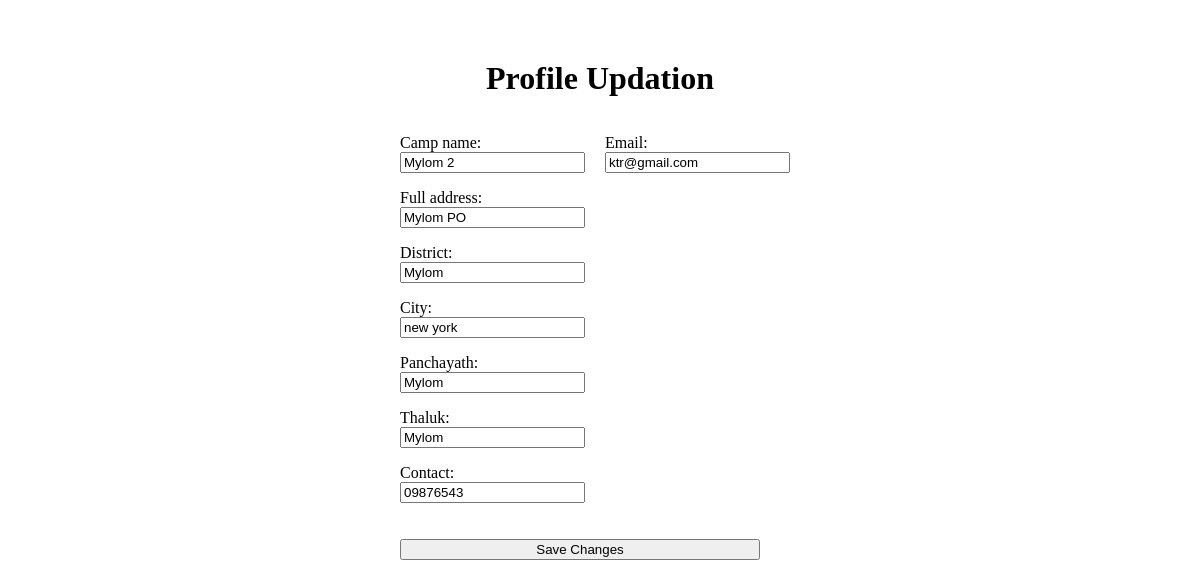
The page /editcamp/ (signed in) on the database its author committed.
### app/models.py (models this page shows)
class Camp(models.Model):
    camp_name=models.CharField(max_length=100)
    full_address=models.CharField(max_length=150)
    district=models.CharField(max_length=100)
    city=models.CharField(max_length=100)
    panchayath=models.CharField(max_length=100)
    thaluk=models.CharField(max_length=100)
    contact=models.CharField(max_length=15)
    login_id=models.ForeignKey(Login,on_delete=models.CASCADE,null=True,blank=True)

class Login(models.Model):
    email=models.EmailField(unique=True)
    password=models.CharField(max_length=100)
    usertype=models.CharField(max_length=100)

### app/views.py (the view)
# urls.py: path("editcamp/",views.EditCamp, name='EditCamp'),
def EditCamp(request):
    id=request.session['camp_id']
    user=get_object_or_404(Login, id=id)
    camp=get_object_or_404(Camp, login_id=user)
    if request.method == "POST":
        login=LoginEditForm(request.POST, instance=user)
        form=CampForm(request.POST, instance=camp)
        if form.is_valid() and login.is_valid():
            form.save()
            login.save()
            messages.success(request,"Profile Updated Successfully")
            return redirect('CampHome')
    else:
        login=LoginEditForm(instance=user)
        form=CampForm(instance=camp)
    return render(request,'edit_profile.html',{'form':form,'login':login})

### app/forms.py
class CampForm(forms.ModelForm):
    class Meta:
        model=Camp
        fields=['camp_name','full_address','district','city','panchayath','thaluk','contact']

class LoginEditForm(forms.ModelForm): # form for profile editing
    class Meta:
        model=Login
        fields=['email']

### app/templates/edit_profile.html (shortened to what this page needs)
<!DOCTYPE html>
<html lang="en">
  <head>
  </head>
  <body>
    <h1>Profile Updation</h1>
    <form method="post">
      <div class="form-container">
        <div>{{ form.as_p }}</div>
        <div>{{ login.as_p }}</div>
        <button type="submit">Save Changes</button>
      </div>
    </form>
  </body>
</html>

### app/templates/edit_profile.html (style rules this page uses)
body { margin: 0; }
h1 { text-align: center; margin-top: 60px; }
.form-container { display: grid; grid-template-columns: 1fr 2fr; gap: 20px; max-width: 400px; margin: 0 auto; }
.form-container button { grid-column: span 2; }
button { margin-right: 40px; }

### rows shown on the page
Camp: camp_name "Mylom 2", full_address "Mylom PO", district "Mylom", city "new york", panchayath "Mylom", thaluk "Mylom", contact "09876543"
Login: email "ktr@gmail.com"
